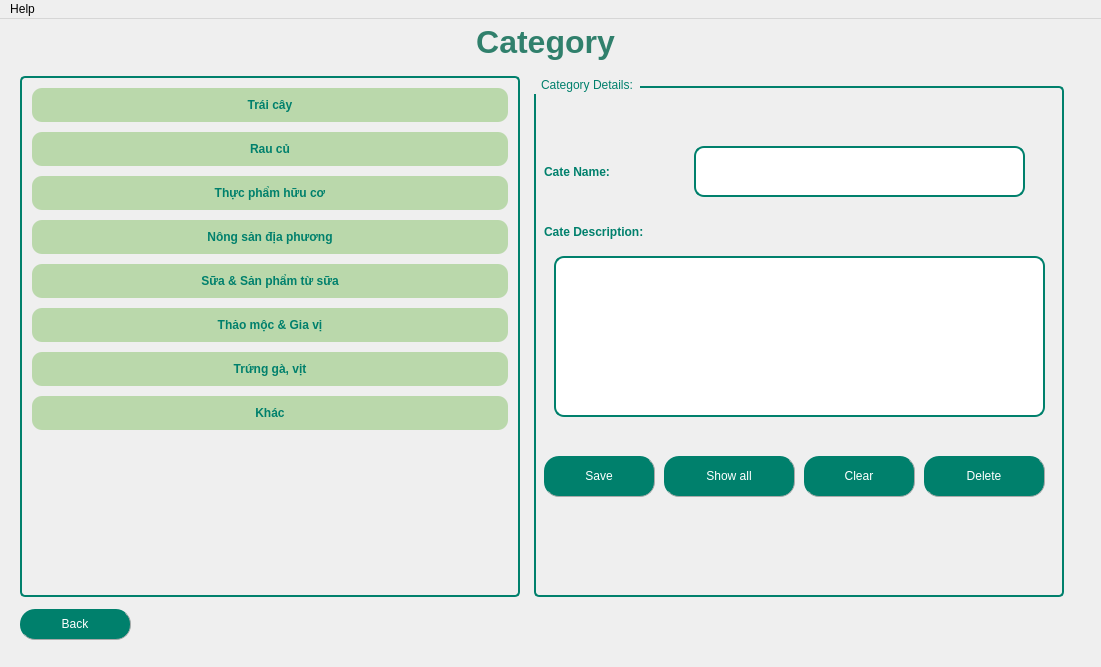
<?xml version="1.0" encoding="UTF-8"?>
<ui version="4.0">
 <class>MainWindow</class>
 <widget class="QMainWindow" name="MainWindow">
  <property name="geometry">
   <rect>
    <x>0</x>
    <y>0</y>
    <width>1101</width>
    <height>667</height>
   </rect>
  </property>
  <property name="maximumSize">
   <size>
    <width>16777207</width>
    <height>16777215</height>
   </size>
  </property>
  <property name="windowTitle">
   <string>Products</string>
  </property>
  <property name="windowIcon">
   <iconset>
    <normaloff>../ima/famer.jpg</normaloff>../ima/famer.jpg</iconset>
  </property>
  <property name="styleSheet">
   <string notr="true">QMenuBar {
    background-color: #00806c;  /* Màu nền */
    color: White;  /* Màu chữ */
	font-weight: bold;
}

QMenuBar::item {
    background-color: transparent;
    padding: 5px 10px;
}

QMenuBar::item:selected { 
    background-color: #86ad6f;  /* Màu khi hover */
}
QTableWidget {
	border: 2px solid #2E8B57; /* Viền màu xanh lá đậm */
    gridline-color: black;     /* Màu đường kẻ ô */
    background-color: #d2e3c3; /* Màu nền */
 	gridline-color: #006400; /* Màu đường kẻ */
    font-size: 12pt;
    font-family: &quot;Times New Roman&quot;;
}
QHeaderView::section {
    background-color: #00806c; /* Màu nền tiêu đề bảng */
    color: White;
    font-weight: bold;
    border: 1px solid #006400;
}
QTableCornerButton::section {
    background-color: #00806c; /* Cùng màu với tiêu đề */
    border: 1px solid #006400;
}
background-image: url(&quot;nentron.png&quot;);
background-repeat: no-repeat;
background-position: center;
background-size: cover;
</string>
  </property>
  <widget class="QWidget" name="centralwidget">
   <widget class="QWidget" name="layoutWidget">
    <property name="geometry">
     <rect>
      <x>12</x>
      <y>57</y>
      <width>1061</width>
      <height>521</height>
     </rect>
    </property>
    <layout class="QHBoxLayout" name="horizontalLayout_4">
     <item>
      <widget class="QListWidget" name="listWidgetCategory">
       <property name="enabled">
        <bool>true</bool>
       </property>
       <property name="maximumSize">
        <size>
         <width>500</width>
         <height>700</height>
        </size>
       </property>
       <property name="layoutDirection">
        <enum>Qt::LeftToRight</enum>
       </property>
       <property name="styleSheet">
        <string notr="true">QListWidget::item:selected {
    background: #00806c;  /* Giữ màu nền xanh đậm */
    color: white;         /* Chữ trắng */
    font-weight: bold;
    border: none;         /* Bỏ viền trắng */
    outline: none;        /* Loại bỏ đường viền focus */
}

QListWidget {
    border: 2px solid #00806c;  /* Viền xanh đậm */
    border-radius: 5px;         /* Bo góc nhẹ */
    background: transparent; /* Nền tổng thể xanh nhạt */
    font: bold 14pt &quot;Tahoma&quot;;   /* Font chữ đậm */
    color: #00806c;             /* Chữ xanh đậm */
    padding: 5px;
}

QListWidget::item {
    padding: 10px;
    border-radius: 10px;           /* Bo tròn góc */
    background-color: rgb(186, 216, 171);  /* Xanh nhạt khác nền tổng thể */
    color: #00806c;                /* Chữ xanh đậm */
    margin: 5px;
    text-align: center;
}

QListWidget::item:hover {
    background: white;   /* Khi di chuột vào, nền trắng */
    color: #00806c;      /* Chữ vẫn xanh đậm */
}

QListWidget::item:selected {
    background: #00806c;  /* Màu xanh đậm khi chọn */
    color: white;         /* Chữ trắng để nổi bật */
    font-weight: bold;
    border: none; /* Bỏ viền khi chọn */
}

QListWidget::item:selected:active {
    background: #00806c; /* Giữ màu khi focus */
    color: white; 
    border: none;
    outline: none; /* Bỏ đường viền khi focus */
}</string>
       </property>
       <property name="frameShape">
        <enum>QFrame::NoFrame</enum>
       </property>
       <property name="verticalScrollBarPolicy">
        <enum>Qt::ScrollBarAsNeeded</enum>
       </property>
       <property name="horizontalScrollBarPolicy">
        <enum>Qt::ScrollBarAsNeeded</enum>
       </property>
       <property name="flow">
        <enum>QListView::TopToBottom</enum>
       </property>
       <item>
        <property name="text">
         <string>Trái cây</string>
        </property>
        <property name="font">
         <font>
          <family>Tahoma</family>
          <weight>75</weight>
          <bold>true</bold>
         </font>
        </property>
        <property name="textAlignment">
         <set>AlignCenter</set>
        </property>
       </item>
       <item>
        <property name="text">
         <string>Rau củ</string>
        </property>
        <property name="font">
         <font>
          <family>Tahoma</family>
          <weight>75</weight>
          <bold>true</bold>
         </font>
        </property>
        <property name="textAlignment">
         <set>AlignCenter</set>
        </property>
       </item>
       <item>
        <property name="text">
         <string>Thực phẩm hữu cơ</string>
        </property>
        <property name="font">
         <font>
          <weight>75</weight>
          <italic>false</italic>
          <bold>true</bold>
          <underline>false</underline>
          <strikeout>false</strikeout>
         </font>
        </property>
        <property name="textAlignment">
         <set>AlignCenter</set>
        </property>
       </item>
       <item>
        <property name="text">
         <string>Nông sản địa phương</string>
        </property>
        <property name="font">
         <font>
          <weight>75</weight>
          <bold>true</bold>
         </font>
        </property>
        <property name="textAlignment">
         <set>AlignCenter</set>
        </property>
       </item>
       <item>
        <property name="text">
         <string>Sữa &amp; Sản phẩm từ sữa</string>
        </property>
        <property name="font">
         <font>
          <weight>75</weight>
          <bold>true</bold>
         </font>
        </property>
        <property name="textAlignment">
         <set>AlignCenter</set>
        </property>
       </item>
       <item>
        <property name="text">
         <string>Thảo mộc &amp; Gia vị</string>
        </property>
        <property name="font">
         <font>
          <weight>75</weight>
          <bold>true</bold>
         </font>
        </property>
        <property name="textAlignment">
         <set>AlignCenter</set>
        </property>
       </item>
       <item>
        <property name="text">
         <string>Trứng gà, vịt</string>
        </property>
        <property name="font">
         <font>
          <weight>75</weight>
          <bold>true</bold>
         </font>
        </property>
        <property name="textAlignment">
         <set>AlignCenter</set>
        </property>
       </item>
       <item>
        <property name="text">
         <string>Khác</string>
        </property>
        <property name="font">
         <font>
          <family>Tahoma</family>
          <weight>75</weight>
          <bold>true</bold>
         </font>
        </property>
        <property name="textAlignment">
         <set>AlignCenter</set>
        </property>
       </item>
      </widget>
     </item>
     <item>
      <widget class="QGroupBox" name="groupBox">
       <property name="maximumSize">
        <size>
         <width>530</width>
         <height>700</height>
        </size>
       </property>
       <property name="styleSheet">
        <string notr="true">QGroupBox {
    border: 2px solid #00806c; /* Viền xanh đậm */
    border-radius: 5px; /* Bo góc nhẹ */
    margin-top: 10px; /* Đẩy tiêu đề lên trên viền */
    font: bold 14pt &quot;Tahoma&quot;; /* Chữ in đậm */
    color: #00806c; /* Màu chữ xanh ngọc */

}

QGroupBox::title {
    subcontrol-origin: margin;
    subcontrol-position: top left; /* Tiêu đề nằm góc trái */
    padding: 2px 5px;
    border-radius: 3px;
}
QLabel {
	font: bold 12pt &quot;Tahoma&quot;;        /* Cỡ chữ */
    color: #00806c;             /* Màu chữ */
    font-weight: bold;      /* Chữ đậm */

}
QLineEdit {
    border: 2px solid #00806c; /* Viền xanh lá đậm */
    border-radius: 10px;       /* Bo tròn góc */
    padding: 5px;              /* Khoảng cách nội dung với viền */
    background-color: white;   /* Nền trắng */
	 font-size: 15px;        /* Cỡ chữ */
}</string>
       </property>
       <property name="title">
        <string>Category Details:</string>
       </property>
       <property name="alignment">
        <set>Qt::AlignLeading|Qt::AlignLeft|Qt::AlignVCenter</set>
       </property>
       <widget class="QLineEdit" name="lineEditCateID">
        <property name="geometry">
         <rect>
          <x>160</x>
          <y>70</y>
          <width>331</width>
          <height>51</height>
         </rect>
        </property>
        <property name="styleSheet">
         <string notr="true">QLineEdit {
    border: 2px solid #00806c; /* Viền xanh lá đậm */
    border-radius: 10px;       /* Bo tròn góc */
    padding: 5px;              /* Khoảng cách nội dung với viền */
    background-color: white;   /* Nền trắng */
	 font-size: 16px;        /* Cỡ chữ */
}</string>
        </property>
        <property name="clearButtonEnabled">
         <bool>true</bool>
        </property>
       </widget>
       <widget class="QPushButton" name="pushButtonSave">
        <property name="geometry">
         <rect>
          <x>10</x>
          <y>380</y>
          <width>111</width>
          <height>41</height>
         </rect>
        </property>
        <property name="styleSheet">
         <string notr="true">QPushButton{
        border-radius: 15px;
		border-right: 1px solid #aaaaaa;
		border-bottom: 1px solid #aaaaaa;
		font: bold 12pt &quot;Tahoma&quot;; /* Chữ in đậm */

}

QPushButton:enabled {
		background-color: #00806c;
		color: White;
}

QPushButton:pressed {
		background-color: #dfc456;
		color: #fffffe;
}


QPushButton:hover:!pressed {
		background-color: #86ad6f;
		color: #0c2f70;
}

QPushButton:disabled {
		background-color: #aaaaaa;
		color: #ffffff;
}
</string>
        </property>
        <property name="text">
         <string>Save</string>
        </property>
        <property name="icon">
         <iconset>
          <normaloff>../images_cate/save (2).png</normaloff>../images_cate/save (2).png</iconset>
        </property>
        <property name="iconSize">
         <size>
          <width>25</width>
          <height>25</height>
         </size>
        </property>
       </widget>
       <widget class="QPushButton" name="pushButtonDelete">
        <property name="geometry">
         <rect>
          <x>390</x>
          <y>380</y>
          <width>121</width>
          <height>41</height>
         </rect>
        </property>
        <property name="styleSheet">
         <string notr="true">QPushButton{
        border-radius: 15px;
		border-right: 1px solid #aaaaaa;
		border-bottom: 1px solid #aaaaaa;
		font: bold 12pt &quot;Tahoma&quot;; /* Chữ in đậm */

}

QPushButton:enabled {
		background-color: #00806c;
		color: White;
}

QPushButton:pressed {
		background-color: #dfc456;
		color: #fffffe;
}


QPushButton:hover:!pressed {
		background-color: #86ad6f;
		color: #0c2f70;
}

QPushButton:disabled {
		background-color: #aaaaaa;
		color: #ffffff;
}
</string>
        </property>
        <property name="text">
         <string>Delete</string>
        </property>
        <property name="icon">
         <iconset>
          <normaloff>../images_cate/de.png</normaloff>../images_cate/de.png</iconset>
        </property>
        <property name="iconSize">
         <size>
          <width>30</width>
          <height>30</height>
         </size>
        </property>
       </widget>
       <widget class="QPushButton" name="pushButtonShowall">
        <property name="geometry">
         <rect>
          <x>130</x>
          <y>380</y>
          <width>131</width>
          <height>41</height>
         </rect>
        </property>
        <property name="styleSheet">
         <string notr="true">QPushButton{
        border-radius: 15px;
		border-right: 1px solid #aaaaaa;
		border-bottom: 1px solid #aaaaaa;
		font: bold 12pt &quot;Tahoma&quot;; /* Chữ in đậm */

}

QPushButton:enabled {
		background-color: #00806c;
		color: White;
}

QPushButton:pressed {
		background-color: #dfc456;
		color: #fffffe;
}


QPushButton:hover:!pressed {
		background-color: #86ad6f;
		color: #0c2f70;
}

QPushButton:disabled {
		background-color: #aaaaaa;
		color: #ffffff;
}
</string>
        </property>
        <property name="text">
         <string>Show all</string>
        </property>
        <property name="icon">
         <iconset>
          <normaloff>../images_cate/showall.webp</normaloff>../images_cate/showall.webp</iconset>
        </property>
        <property name="iconSize">
         <size>
          <width>25</width>
          <height>25</height>
         </size>
        </property>
       </widget>
       <widget class="QLabel" name="label_7">
        <property name="geometry">
         <rect>
          <x>10</x>
          <y>80</y>
          <width>121</width>
          <height>31</height>
         </rect>
        </property>
        <property name="text">
         <string>Cate Name:</string>
        </property>
       </widget>
       <widget class="QLabel" name="label_8">
        <property name="geometry">
         <rect>
          <x>10</x>
          <y>140</y>
          <width>231</width>
          <height>31</height>
         </rect>
        </property>
        <property name="text">
         <string>Cate Description:</string>
        </property>
       </widget>
       <widget class="QLineEdit" name="lineEditDescription">
        <property name="geometry">
         <rect>
          <x>20</x>
          <y>180</y>
          <width>491</width>
          <height>161</height>
         </rect>
        </property>
        <property name="styleSheet">
         <string notr="true">QLineEdit {
    border: 2px solid #00806c; /* Viền xanh lá đậm */
    border-radius: 10px;       /* Bo tròn góc */
    padding: 5px;              /* Khoảng cách nội dung với viền */
    background-color: white;   /* Nền trắng */
	 font-size: 16px;        /* Cỡ chữ */
}</string>
        </property>
        <property name="text">
         <string/>
        </property>
       </widget>
       <widget class="QPushButton" name="pushButtonClear">
        <property name="geometry">
         <rect>
          <x>270</x>
          <y>380</y>
          <width>111</width>
          <height>41</height>
         </rect>
        </property>
        <property name="styleSheet">
         <string notr="true">QPushButton{
        border-radius: 15px;
		border-right: 1px solid #aaaaaa;
		border-bottom: 1px solid #aaaaaa;
		font: bold 12pt &quot;Tahoma&quot;; /* Chữ in đậm */

}

QPushButton:enabled {
		background-color: #00806c;
		color: White;
}

QPushButton:pressed {
		background-color: #dfc456;
		color: #fffffe;
}


QPushButton:hover:!pressed {
		background-color: #86ad6f;
		color: #0c2f70;
}

QPushButton:disabled {
		background-color: #aaaaaa;
		color: #ffffff;
}
</string>
        </property>
        <property name="text">
         <string>Clear</string>
        </property>
        <property name="icon">
         <iconset>
          <normaloff>../images_cate/745192.png</normaloff>../images_cate/745192.png</iconset>
        </property>
        <property name="iconSize">
         <size>
          <width>25</width>
          <height>25</height>
         </size>
        </property>
       </widget>
      </widget>
     </item>
    </layout>
   </widget>
   <widget class="QLabel" name="label">
    <property name="geometry">
     <rect>
      <x>10</x>
      <y>0</y>
      <width>1071</width>
      <height>48</height>
     </rect>
    </property>
    <property name="maximumSize">
     <size>
      <width>16777215</width>
      <height>50</height>
     </size>
    </property>
    <property name="styleSheet">
     <string notr="true">font: 22pt &quot;Tahoma&quot;;
color: rgb(26, 140, 118);
</string>
    </property>
    <property name="text">
     <string>&lt;html&gt;&lt;head/&gt;&lt;body&gt;&lt;p&gt;&lt;span style=&quot; font-size:24pt; font-weight:600; color:#30806c;&quot;&gt;Category&lt;/span&gt;&lt;/p&gt;&lt;/body&gt;&lt;/html&gt;</string>
    </property>
    <property name="alignment">
     <set>Qt::AlignCenter</set>
    </property>
   </widget>
   <widget class="QLabel" name="labelBackground">
    <property name="geometry">
     <rect>
      <x>0</x>
      <y>0</y>
      <width>1111</width>
      <height>751</height>
     </rect>
    </property>
    <property name="text">
     <string/>
    </property>
    <property name="pixmap">
     <pixmap>../DOAN1/ima/FARMERS.gif</pixmap>
    </property>
    <property name="scaledContents">
     <bool>true</bool>
    </property>
   </widget>
   <widget class="QPushButton" name="pushButtonBack">
    <property name="geometry">
     <rect>
      <x>20</x>
      <y>590</y>
      <width>111</width>
      <height>31</height>
     </rect>
    </property>
    <property name="styleSheet">
     <string notr="true">QPushButton{
        border-radius: 15px;
		border-right: 1px solid #aaaaaa;
		border-bottom: 1px solid #aaaaaa;
		font: bold 12pt &quot;Tahoma&quot;; /* Chữ in đậm */

}

QPushButton:enabled {
		background-color: #00806c;
		color: White;
}

QPushButton:pressed {
		background-color: #dfc456;
		color: #fffffe;
}


QPushButton:hover:!pressed {
		background-color: #86ad6f;
		color: #0c2f70;
}

QPushButton:disabled {
		background-color: #aaaaaa;
		color: #ffffff;
}
</string>
    </property>
    <property name="text">
     <string>Back</string>
    </property>
    <property name="icon">
     <iconset>
      <normaloff>../images_cate/all.png</normaloff>../images_cate/all.png</iconset>
    </property>
    <property name="iconSize">
     <size>
      <width>25</width>
      <height>25</height>
     </size>
    </property>
   </widget>
   <zorder>labelBackground</zorder>
   <zorder>layoutWidget</zorder>
   <zorder>label</zorder>
   <zorder>pushButtonBack</zorder>
  </widget>
  <widget class="QMenuBar" name="menubar">
   <property name="geometry">
    <rect>
     <x>0</x>
     <y>0</y>
     <width>1101</width>
     <height>31</height>
    </rect>
   </property>
   <widget class="QMenu" name="menuHelp">
    <property name="title">
     <string>Help</string>
    </property>
    <addaction name="actionCurrentHelp"/>
   </widget>
   <addaction name="menuHelp"/>
  </widget>
  <action name="actionExit">
   <property name="icon">
    <iconset>
     <normaloff>../../Khanh Tran/.designer/images/9104334_sign out_logout_exit_out_icon.png</normaloff>../../Khanh Tran/.designer/images/9104334_sign out_logout_exit_out_icon.png</iconset>
   </property>
   <property name="text">
    <string>Exit</string>
   </property>
   <property name="shortcut">
    <string>Esc</string>
   </property>
  </action>
  <action name="importTXT_file">
   <property name="icon">
    <iconset>
     <normaloff>../../Khanh Tran/.designer/images/bxs-file-txt-512.webp</normaloff>../../Khanh Tran/.designer/images/bxs-file-txt-512.webp</iconset>
   </property>
   <property name="text">
    <string>txt file</string>
   </property>
   <property name="shortcut">
    <string>Ctrl+T</string>
   </property>
  </action>
  <action name="importCSV_file">
   <property name="icon">
    <iconset>
     <normaloff>../../Khanh Tran/.designer/images/4344184.png</normaloff>../../Khanh Tran/.designer/images/4344184.png</iconset>
   </property>
   <property name="text">
    <string>csv file</string>
   </property>
   <property name="shortcut">
    <string>Ctrl+Y</string>
   </property>
  </action>
  <action name="importXML_file">
   <property name="text">
    <string>xml file</string>
   </property>
  </action>
  <action name="importJSON_file">
   <property name="icon">
    <iconset>
     <normaloff>../../Khanh Tran/.designer/images/3456434.png</normaloff>../../Khanh Tran/.designer/images/3456434.png</iconset>
   </property>
   <property name="text">
    <string>json file</string>
   </property>
  </action>
  <action name="importExcel_file">
   <property name="icon">
    <iconset>
     <normaloff>../../Khanh Tran/.designer/images/logo_brand_brands_logos_excel-512.webp</normaloff>../../Khanh Tran/.designer/images/logo_brand_brands_logos_excel-512.webp</iconset>
   </property>
   <property name="text">
    <string>excel file</string>
   </property>
   <property name="shortcut">
    <string>Ctrl+I</string>
   </property>
  </action>
  <action name="importPickle_file">
   <property name="text">
    <string>pickle file</string>
   </property>
  </action>
  <action name="exportTXT_file">
   <property name="icon">
    <iconset>
     <normaloff>../../Khanh Tran/.designer/images/bxs-file-txt-512.webp</normaloff>../../Khanh Tran/.designer/images/bxs-file-txt-512.webp</iconset>
   </property>
   <property name="text">
    <string>txt file</string>
   </property>
   <property name="shortcut">
    <string>Ctrl+R</string>
   </property>
  </action>
  <action name="exportCSV_file">
   <property name="icon">
    <iconset>
     <normaloff>../../Khanh Tran/.designer/images/4344184.png</normaloff>../../Khanh Tran/.designer/images/4344184.png</iconset>
   </property>
   <property name="text">
    <string>csv file</string>
   </property>
   <property name="shortcut">
    <string>Ctrl+G</string>
   </property>
  </action>
  <action name="exportXML_file">
   <property name="text">
    <string>xml file</string>
   </property>
  </action>
  <action name="exportJSON_file">
   <property name="icon">
    <iconset>
     <normaloff>../../Khanh Tran/.designer/images/3456434.png</normaloff>../../Khanh Tran/.designer/images/3456434.png</iconset>
   </property>
   <property name="text">
    <string>json file</string>
   </property>
  </action>
  <action name="exportPickle_file">
   <property name="text">
    <string>pickle file</string>
   </property>
  </action>
  <action name="exportExcel_file">
   <property name="icon">
    <iconset>
     <normaloff>../../Khanh Tran/.designer/images/logo_brand_brands_logos_excel-512.webp</normaloff>../../Khanh Tran/.designer/images/logo_brand_brands_logos_excel-512.webp</iconset>
   </property>
   <property name="text">
    <string>excel file</string>
   </property>
   <property name="shortcut">
    <string>Ctrl+E</string>
   </property>
  </action>
  <action name="actionHelp">
   <property name="icon">
    <iconset>
     <normaloff>../../Khanh Tran/.designer/images/9044348_help_icon.png</normaloff>../../Khanh Tran/.designer/images/9044348_help_icon.png</iconset>
   </property>
   <property name="text">
    <string>Help</string>
   </property>
   <property name="shortcut">
    <string>F1</string>
   </property>
  </action>
  <action name="actionFeedback">
   <property name="icon">
    <iconset>
     <normaloff>../../Khanh Tran/.designer/images/8207898_about_info_information_help_ui_icon.png</normaloff>../../Khanh Tran/.designer/images/8207898_about_info_information_help_ui_icon.png</iconset>
   </property>
   <property name="text">
    <string>Feedback</string>
   </property>
   <property name="shortcut">
    <string>Ctrl+F</string>
   </property>
  </action>
  <action name="importJson_file">
   <property name="text">
    <string>json file</string>
   </property>
  </action>
  <action name="exportJson_file">
   <property name="text">
    <string>json file</string>
   </property>
  </action>
  <action name="actionCurrentHelp">
   <property name="text">
    <string>Current Help</string>
   </property>
  </action>
 </widget>
 <resources/>
 <connections/>
</ui>
